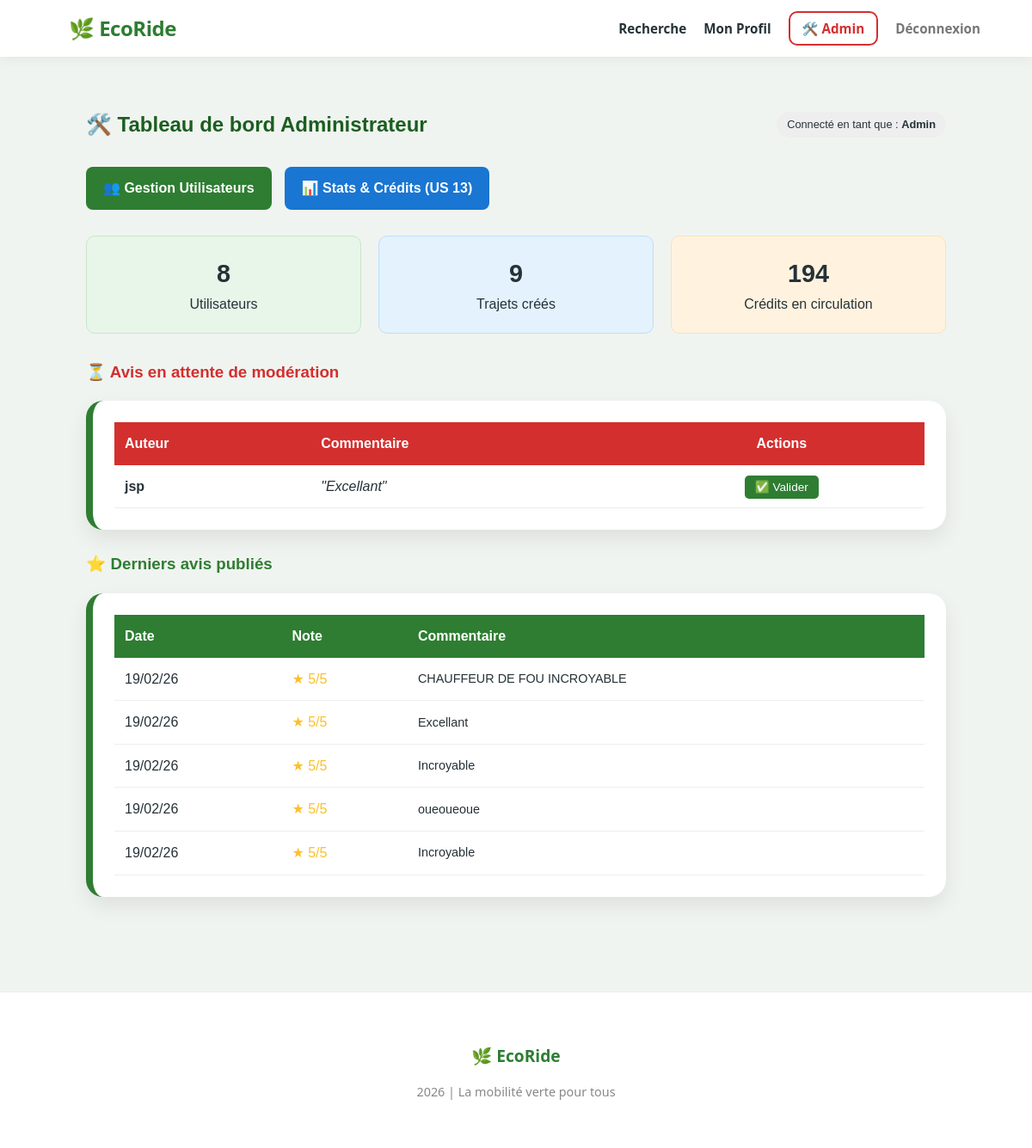
The app's page /admin_dashboard.php (signed in) with its own data.
### tables this page shows
CREATE TABLE `avis` (
  `id` int(11) NOT NULL,
  `id_trajet` int(11) NOT NULL,
  `id_expediteur` int(11) NOT NULL,
  `id_destinataire` int(11) NOT NULL,
  `note` int(11) DEFAULT NULL CHECK (`note` >= 1 and `note` <= 5),
  `commentaire` text DEFAULT NULL,
  `date_avis` timestamp NOT NULL DEFAULT current_timestamp(),
  `statut_id` int(11) DEFAULT 2
);

CREATE TABLE `utilisateurs` (
  `id` int(11) NOT NULL,
  `pseudo` varchar(50) NOT NULL,
  `email` varchar(100) NOT NULL,
  `mot_de_passe` varchar(255) NOT NULL,
  `Nom` varchar(50) NOT NULL,
  `Prenom` varchar(50) NOT NULL,
  `Role` varchar(100) NOT NULL DEFAULT 'utilisateurs',
  `credits` int(11) DEFAULT 20,
  `type_utilisateur` enum('passager','chauffeur','les_deux') DEFAULT 'passager'
);

### admin_dashboard.php (the view, shortened to what this page needs)
<?php
require_once "Template.php";
$database = new Database();
$db = $database->getConnection();
$total_users = $db->query("SELECT COUNT(*) FROM utilisateurs")->fetchColumn();
$total_trajets = $db->query("SELECT COUNT(*) FROM trajets")->fetchColumn();
$total_credits = $db->query("SELECT SUM(credits) FROM utilisateurs")->fetchColumn();
$sql_attente = "SELECT a.*, u.prenom as auteur
                FROM avis a
                JOIN utilisateurs u ON a.id_expediteur = u.id
                WHERE a.statut_id = 2
                ORDER BY a.date_avis ASC";
$avis_en_attente = $db->query($sql_attente)->fetchAll(PDO::FETCH_ASSOC);
$sql_valides = "SELECT * FROM avis WHERE statut_id = 1 ORDER BY date_avis DESC LIMIT 5";
$avis_recents = $db->query($sql_valides)->fetchAll(PDO::FETCH_ASSOC);
$page = new Template("Administration - EcoRide");
$page->afficherHeader();
?>
<main style="max-width: 1000px; margin: 40px auto; font-family: sans-serif; padding: 0 20px;">
    <div style="display: flex; justify-content: space-between; align-items: center; margin-bottom: 30px;">
        <h2 style="color: #1b5e20; margin: 0;">🛠️ Tableau de bord Administrateur</h2>
        <span style="background: #eee; padding: 5px 12px; border-radius: 20px; font-size: 0.8em;">Connecté en tant que : <strong><?php echo ucfirst($_SESSION['role']); ?></strong></span>
    </div>
    <div style="display: flex; gap: 15px; margin-bottom: 30px; flex-wrap: wrap;">
        <a href="admin_users.php" style="background: #2e7d32; color: white; padding: 12px 20px; border-radius: 8px; text-decoration: none; font-weight: bold;">👥 Gestion Utilisateurs</a>
        <a href="admin_stats.php" style="background: #1976d2; color: white; padding: 12px 20px; border-radius: 8px; text-decoration: none; font-weight: bold;">📊 Stats & Crédits (US 13)</a>
    </div>
    <div style="display: grid; grid-template-columns: repeat(auto-fit, minmax(200px, 1fr)); gap: 20px; margin-bottom: 30px;">
        <div style="background: #e8f5e9; padding: 20px; border-radius: 10px; text-align: center; border: 1px solid #c8e6c9;">
            <strong style="font-size: 1.8em;"><?php echo $total_users; ?></strong><br>Utilisateurs
        </div>
        <div style="background: #e3f2fd; padding: 20px; border-radius: 10px; text-align: center; border: 1px solid #bbdefb;">
            <strong style="font-size: 1.8em;"><?php echo $total_trajets; ?></strong><br>Trajets créés
        </div>
        <div style="background: #fff3e0; padding: 20px; border-radius: 10px; text-align: center; border: 1px solid #ffe0b2;">
            <strong style="font-size: 1.8em;"><?php echo $total_credits; ?></strong><br>Crédits en circulation
        </div>
    </div>
    <h3 style="color: #d32f2f;">⏳ Avis en attente de modération</h3>
    <div style="background: white; border-radius: 10px; box-shadow: 0 2px 10px rgba(0,0,0,0.1); overflow: hidden; margin-bottom: 30px;">
        <table style="width: 100%; border-collapse: collapse;">
            <thead style="background: #d32f2f; color: white;">
                <tr>
                    <th style="padding: 12px; text-align: left;">Auteur</th>
                    <th style="padding: 12px; text-align: left;">Commentaire</th>
                    <th style="padding: 12px; text-align: center;">Actions</th>
                </tr>
            </thead>
            <tbody>
                <?php if (empty($avis_en_attente)): ?>
                    <tr><td colspan="3" style="padding: 20px; text-align: center; color: #888;">Tout est à jour ! Aucun avis à modérer.</td></tr>
                <?php else: ?>
                    <?php foreach ($avis_en_attente as $aa): ?>
                    <tr style="border-bottom: 1px solid #eee;">
                        <td style="padding: 12px; font-weight: bold;"><?php echo htmlspecialchars($aa['auteur']); ?></td>
                        <td style="padding: 12px; font-style: italic;">"<?php echo htmlspecialchars($aa['commentaire']); ?>"</td>
                        <td style="padding: 12px; text-align: center;">
                            <a href="admin_dashboard.php?action=valider&id=<?php echo $aa['id']; ?>"
                               style="background: #2e7d32; color: white; padding: 6px 12px; border-radius: 5px; text-decoration: none; font-size: 0.85em;">✅ Valider</a>
                        </td>
                    </tr>
                    <?php endforeach; ?>
                <?php endif; ?>
            </tbody>
        </table>
    </div>
    <h3 style="color: #2e7d32;">⭐ Derniers avis publiés</h3>
    <div style="background: white; border-radius: 10px; box-shadow: 0 2px 10px rgba(0,0,0,0.1); overflow: hidden;">
        <table style="width: 100%; border-collapse: collapse;">
            <thead style="background: #2e7d32; color: white;">
                <tr>
                    <th style="padding: 12px; text-align: left;">Date</th>
                    <th style="padding: 12px; text-align: left;">Note</th>
                    <th style="padding: 12px; text-align: left;">Commentaire</th>
                </tr>
            </thead>
            <tbody>
                <?php foreach ($avis_recents as $avis): ?>
                <tr style="border-bottom: 1px solid #eee;">
                    <td style="padding: 12px;"><?php echo date('d/m/y', strtotime($avis['date_avis'])); ?></td>
                    <td style="padding: 12px; color: #fbc02d;">★ <?php echo $avis['note']; ?>/5</td>
                    <td style="padding: 12px; font-size: 0.9em;"><?php echo htmlspecialchars($avis['commentaire']); ?></td>
                </tr>
                <?php endforeach; ?>
            </tbody>
        </table>
    </div>
</main>
<?php $page->afficherFooter(); ?>

### Template.php (shortened to what this page needs)
<?php
class Template {
    public function afficherHeader() {
        ?>
        <!DOCTYPE html>
        <html lang="fr">
        <head>
        </head>
        <body>
            <nav>
                <a href="index.php" class="logo">🌿 EcoRide</a>
                <div class="nav-menu">
                    <a href="recherche.php">Recherche</a>
                    <?php if (isset($_SESSION['user_id'])): ?>
                        <a href="profil.php">Mon Profil</a>
                        <?php
                        $user_role = isset($_SESSION['role']) ? strtolower($_SESSION['role']) : '';
                        ?>
                        <?php if ($user_role === 'admin'): ?>
                            <a href="admin_dashboard.php" class="admin-btn">🛠️ Admin</a>
                        <?php endif; ?>
                        <a href="deconnexion.php" style="color: #777;">Déconnexion</a>
                    <?php else: ?>
                        <a href="connexion.php">Connexion</a>
                        <a href="inscription.php">Inscription</a>
                        <a href="contact.php">Contact</a>
                    <?php endif; ?>
                </div>
            </nav>
            <div class="container">
        <?php
    }
    public function afficherFooter() {
        ?>
            </div>
            <footer style="text-align:center; padding:40px 20px; background:#ffffff; border-top: 1px solid #eee; margin-top: 50px;">
                <p style="color: var(--eco-green); font-weight: 800; font-size: 1.2rem; margin-bottom: 5px;">🌿 EcoRide</p>
                <p style="color: #888; font-size: 0.9rem;">2026 | La mobilité verte pour tous</p>
            </footer>
        </body>
        </html>
        <?php
    }
}

### Template.php (style rules this page uses)
:root { --eco-green: #2E7D32; --wood-brown: #6D4C41; --soft-bg: #f0f4f0; --dark-text: #263238; --card-shadow: 0 10px 25px rgba(0,0,0,0.08); }
body { font-family: 'Segoe UI', Roboto, Helvetica, Arial, sans-serif; background-color: var(--soft-bg); color: var(--dark-text); margin: 0; padding: 0; line-height: 1.6; }
.container { max-width: 1100px; margin: 0 auto; padding: 20px; width: 92%; }
nav { background: #ffffff; padding: 0.8rem 5%; display: flex; justify-content: space-between; align-items: center; box-shadow: 0 4px 12px rgba(0,0,0,0.05); position: sticky; top: 0; z-index: 1000; }
nav .logo { font-size: 1.5rem; font-weight: 800; color: var(--eco-green); text-decoration: none; letter-spacing: -0.5px; }
nav .nav-menu { display: flex; align-items: center; }
nav a { text-decoration: none; color: var(--dark-text); font-weight: 600; margin-left: 20px; transition: all 0.2s ease; font-size: 0.95rem; }
.section-profil, [style*="background: white"] { background: #ffffff !important; border-radius: 20px !important; padding: 25px !important; margin-bottom: 25px !important; border: none !important; border-left: 8px solid var(--eco-green) !important; box-shadow: var(--card-shadow) !important; }
h2, h3 { color: var(--eco-green); font-weight: 800; }
.admin-btn { color: #d32f2f !important; font-weight: 700; border: 2px solid #d32f2f !important; padding: 6px 14px !important; border-radius: 10px !important; }

### records on screen
avis: id_expediteur.Prenom "jsp", commentaire "Excellant"
avis: date_avis "19/02/26", note "5", commentaire "CHAUFFEUR DE FOU INCROYABLE"
avis: date_avis "19/02/26", note "5", commentaire "Excellant"
avis: date_avis "19/02/26", note "5", commentaire "Incroyable"
avis: date_avis "19/02/26", note "5", commentaire "oueoueoue"
avis: date_avis "19/02/26", note "5", commentaire "Incroyable"

### other values on screen
$_SESSION['role'] "Admin"
$total_users "8"
$total_trajets "9"
$total_credits "194"
